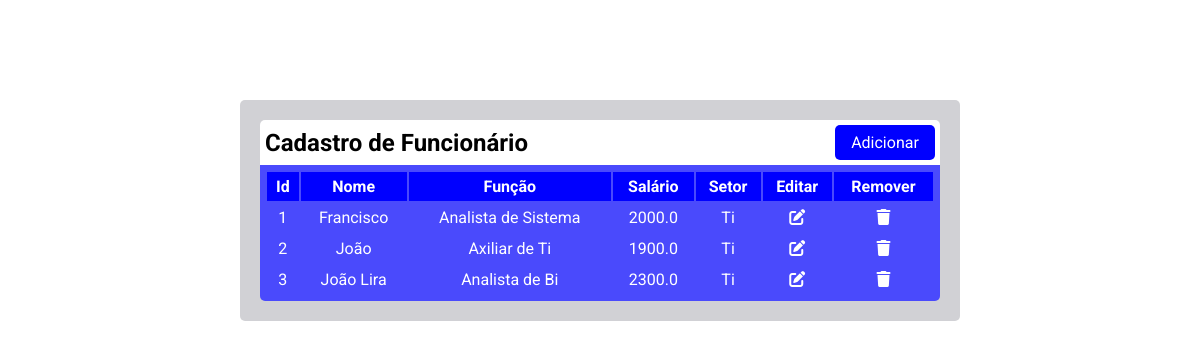
Before: / with the older database file.
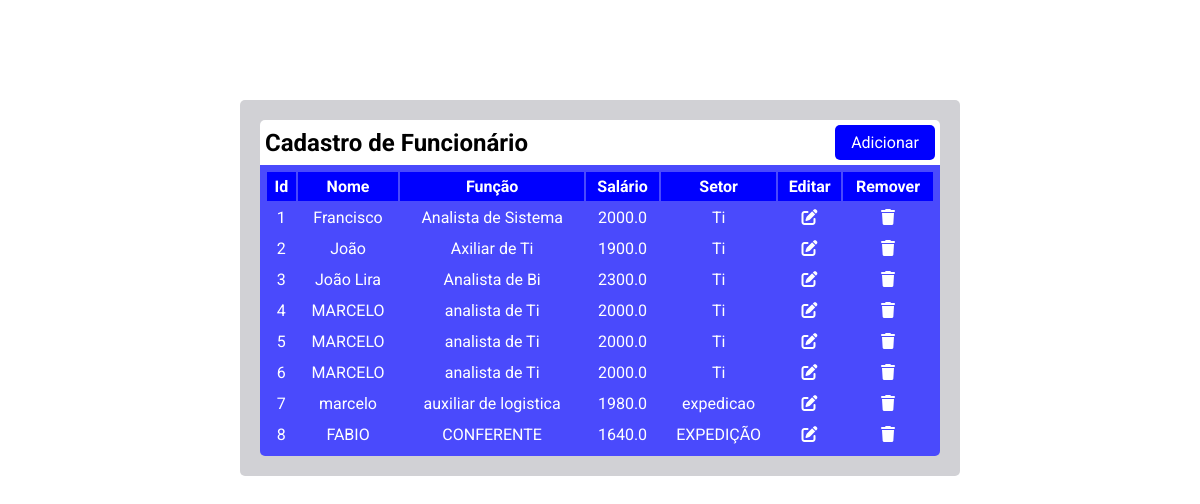
After: the same page with the newer database file.
### tables this page shows
CREATE TABLE funcionario (
               id INTEGER PRIMARY KEY AUTOINCREMENT,
               nome TEXT,
               funcao TEXT,
               salario FLOAT,
               setor TEXT);

### main.py (the view)
@app.route('/')
def index():
    lista = database.README()
    dados_formulario = request.form.to_dict()
    return render_template('index.html',lista=lista,dados=dados_formulario)

### database.py (called while the page is built)
def conexao():
    conect = sqlite3.connect('crud.db')
    cursor = conect.cursor()
    return cursor

def README():
    cursor = conexao()
    cursor.execute('SELECT * FROM funcionario')
    lista = cursor.fetchall()
    return lista

### templates/index.html (shortened to what this page needs)
<!DOCTYPE html>
<html lang="pt-br">
<head>
    <link rel="stylesheet" href="https://cdnjs.cloudflare.com/ajax/libs/font-awesome/6.7.2/css/all.min.css" />
    <link rel="stylesheet" href="/static/style.css">
</head>
<body>
    <div class="container">
        <div class="header">
            <h2>Cadastro de Funcionário</h1>
            <button id="add" onclick="abrirModal()">Adicionar</button>
        </div>
        <div class="div-table">
            <table>
                <thead >
                    <tr>
                        <th>Id</th>
                        <th>Nome</th>
                        <th>Função</th>
                        <th>Salário</th>
                        <th>Setor</th>
                        <th>Editar</th>
                        <th>Remover</th>
                    </tr>
                </thead>
                {% for i in lista %}
                <tr>
                    <td>{{i[0]}}</td>
                    <td>{{i[1]}}</td>
                    <td>{{i[2]}}</td>
                    <td>{{i[3]}}</td>
                    <td>{{i[4]}}</td>
                    <td><i class="fa-solid fa-pen-to-square"></i></td>
                    <td><i class="fa-solid fa-trash"></i></td>
                </tr>
                {% endfor %}
            </table>
        </div>
    </div>
</body>
</html>

### static/style.css (style rules this page uses)
* { margin: 0; padding: 0; box-sizing: border-box; font-family: 'Roboto', sans-serif; outline: none; }
body { background-color: white; }
.container { flex-wrap: wrap; background-color: #d1d1d5; justify-content: center; align-items: center; width: 60%; border-radius: 5px; padding: 20px; margin: 100px auto 0; }
.container .header { display: flex; flex-wrap: wrap; justify-content:space-between; align-items: center; background-color: white; padding: 5px; border-radius: 5px 5px 0 0; }
.container .header > button { width: 100px; background-color: blue; color: white; font-size: 1rem; border-radius: 5px; padding: 8px; border: none; cursor: pointer; }
.container thead th { background-color: blue; padding: 5px; }
.container .div-table { width: 100%; flex-wrap: wrap; justify-content: center; background-color: rgb(74, 74, 252); border-radius: 0 0 5px 5px; }
.container .div-table, table { width: 100%; justify-content: center; align-items: center; }
.container .div-table, tr > td { flex-wrap: wrap; color: white; text-align: center; padding: 5px; }
.container .div-table i { cursor: pointer; }

Changed rows visible on the page:
added funcionario: id "4", nome "MARCELO", funcao "analista de Ti", salario "2000.0", setor "Ti"
added funcionario: id "5", nome "MARCELO", funcao "analista de Ti", salario "2000.0", setor "Ti"
added funcionario: id "6", nome "MARCELO", funcao "analista de Ti", salario "2000.0", setor "Ti"
added funcionario: id "7", nome "marcelo", funcao "auxiliar de logistica", salario "1980.0", setor "expedicao"
added funcionario: id "8", nome "FABIO", funcao "CONFERENTE", salario "1640.0", setor "EXPEDIÇÃO"
